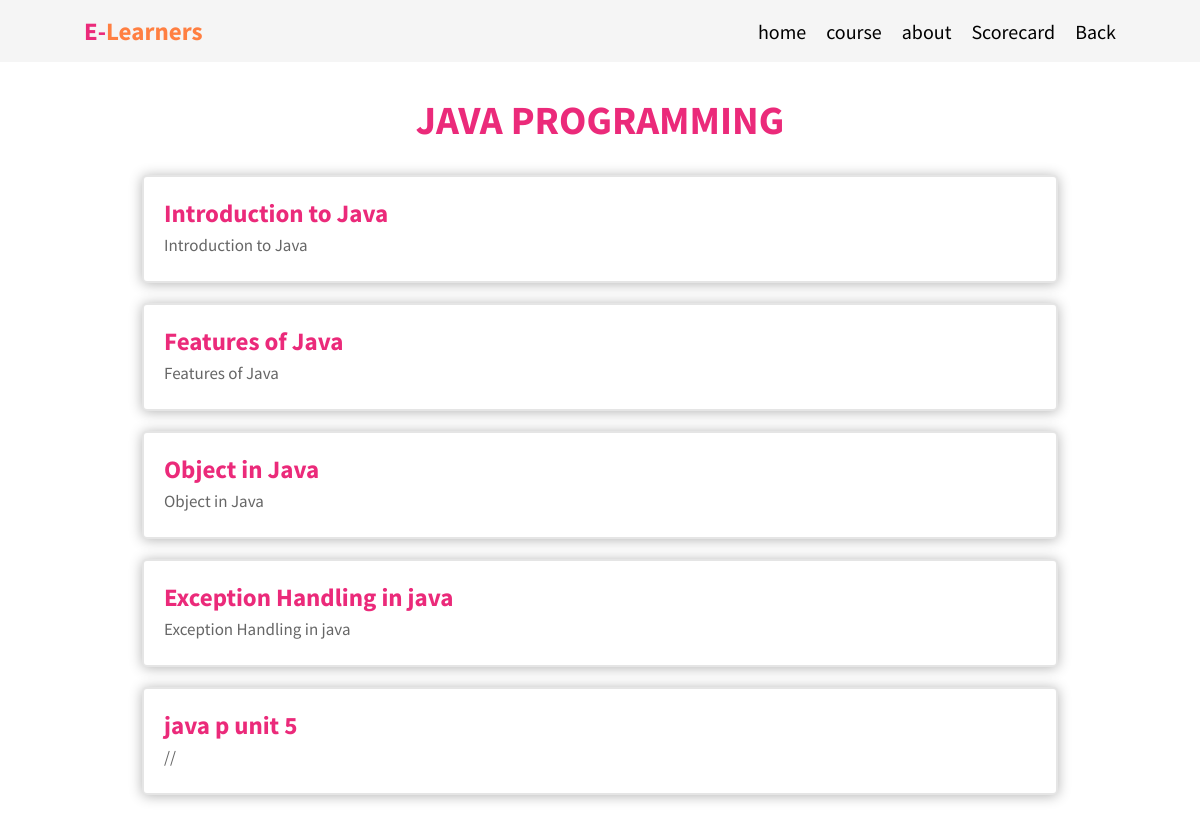
The page /units.php?c_id=1 on the database its author committed.
### tables this page shows
CREATE TABLE `courses` (
  `c_id` int(3) NOT NULL,
  `f_id` int(3) NOT NULL,
  `c_name` varchar(30) NOT NULL,
  `c_decs` text NOT NULL,
  `c_img` text NOT NULL,
  `years` int(1) NOT NULL
);

CREATE TABLE `units` (
  `unit_id` int(11) NOT NULL,
  `c_id` int(3) NOT NULL,
  `unit_name` varchar(255) NOT NULL,
  `unit_description` text NOT NULL,
  `content` text NOT NULL
);

### units.php (the view, shortened to what this page needs)
<?php require_once('Config.php'); ?>
<!DOCTYPE html>
<html lang="en">
<head>
    <link rel="stylesheet" href="style.css">
</head>
<body>
    <header>
        <h1 class="logo">E-<span>Learners</span></h1>
         <nav class="navbar">
                <a href="index_after_login.php#home">home</a>
                <a href="index_after_login.php#course">course</a>
                <a href="index_after_login.php#about">about</a>
                <a href="dashboardStudent.php">Scorecard</a>
                <a onclick="window.history.back()">Back</a>
            </nav>
    </header>
    <div class="unit-container">
        <?php
        $c_id = $_GET['c_id'];
        $sql = "SELECT unit_id, unit_name, unit_description FROM units WHERE c_id = $c_id ";
        $result = $conn->query($sql);
        ?>
        <?php
        $sql1 = "SELECT c_name FROM courses WHERE c_id= $c_id";
        $result1 = $conn->query($sql1);
        $row1 = $result1->fetch_assoc();
        $c_name = $row1["c_name"];
        ?>
        <h1 class="heading">
            <?php echo $c_name ?>
        </h1>
        <section class="unit">
            <div class="box-container">
                <?php
                if ($result->num_rows > 0) {
                    while ($row = $result->fetch_assoc()) {
                        $unit_id = $row["unit_id"];
                        $unit_name = $row["unit_name"];
                        $unit_description = $row["unit_description"];
                        ?>
                        <div class="box"
                            onclick="window.location.href='http://localhost/images/theory1.php?c_id=<?php echo $c_id ?>&unit_id=<?php echo $unit_id ?>';">
                            <div class="content">
                                <h1>
                                    <?php echo $unit_name ?>
                                </h1>
                                <p>
                                    <?php echo $unit_description ?>
                                </p>
                            </div>
                        </div>
                    <?php }
                } else {
                    ?>
                    <div class="php_msg">
                    <h2>No Courses Found</h2>
                </div>
                    <?php
                }
                ?>
            </div>
        </section>
    </div>
</body>
</html>

### style.css (style rules this page uses)
:root { --pink: #eb2a7a; --orange: #ff7f41; --white: white; --btnclr: rgb(105, 68, 186); --black: black; --seconddark: rgb(0 0 0 / 7%); --gradient: linear-gradient(90deg, var(--pink), var(--orange)); --primary-color: #ffffff; --secondary-color: #000000; }
* { font-family: 'Source Sans Pro', sans-serif; margin: 0; padding: 0; box-sizing: border-box; outline: none; border: none; text-decoration: none; text-transform: none; scroll-behavior: smooth; }
html { font-size: 62.5%; overflow-x: hidden; }
section { padding: 2rem 7%; }
.heading { color: var(--secondary-color); background-clip: text; padding: 0 1rem; padding-top: 3.5rem; text-align: center; font-size: 4rem; text-transform: uppercase; }
nav { display: flex; align-items: center; }
header { width: 100%; display: flex; align-items: center; justify-content: space-between; position: fixed; top: 0; background: whitesmoke; left: 0; z-index: 1000; padding: 1.5rem 7%; backdrop-filter: blur(20px); }
header .logo { font-size: 2.5rem; color: var(--pink); font-weight: bold; }
header .logo span { color: var(--orange); }
header .navbar a { margin-left: 2rem; font-size: 2rem; color: var(--secondary-color); }
.unit { display: contents; flex-wrap: wrap; gap: 1.5rem; }
.unit-container { margin-top: 6rem; }
.unit .box-container { padding: 2rem 11%; }
.unit .box { flex: 1 1 30rem; border-radius: .5rem; background: white; border: .2rem solid rgba(0, 0, 0, .1); padding: 2rem; position: relative; margin: 1rem; margin-bottom: 2rem; box-shadow: 0 0.1rem 1.3rem rgba(0, 0, 0, .3); cursor: pointer; transition: 0.2s; }
.unit .box h1 { color: var(--pink); font-size: 2.5rem; }
.unit .box p { color: #666; font-size: 1.7rem; padding: .5rem 0; }
.heading { color: var(--pink); text-align: center; }

### rows shown on the page
courses: c_name "JAVA PROGRAMMING"
units: unit_name "Introduction to Java", unit_description "Introduction to Java"
units: unit_name "Features of Java", unit_description "Features of Java"
units: unit_name "Object in Java", unit_description "Object in Java"
units: unit_name "Exception Handling in java", unit_description "Exception Handling in java"
units: unit_name "java p unit 5", unit_description "//"
